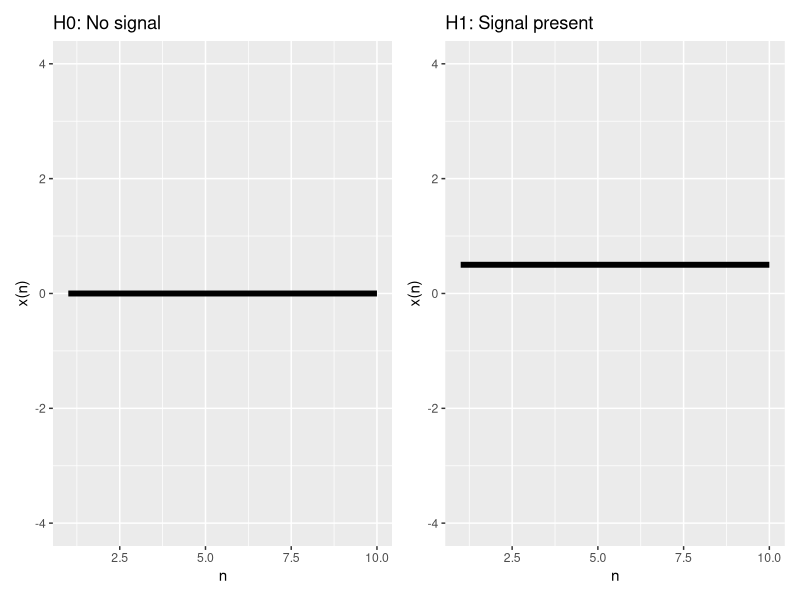
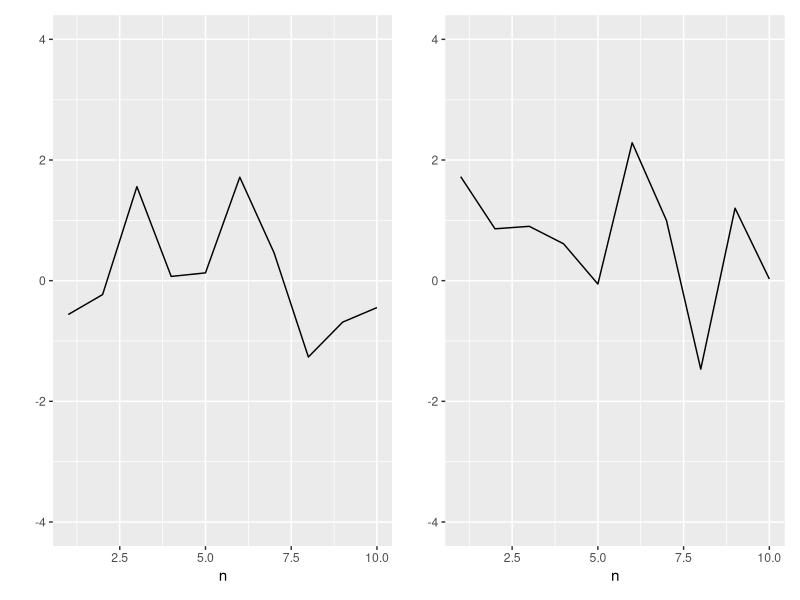
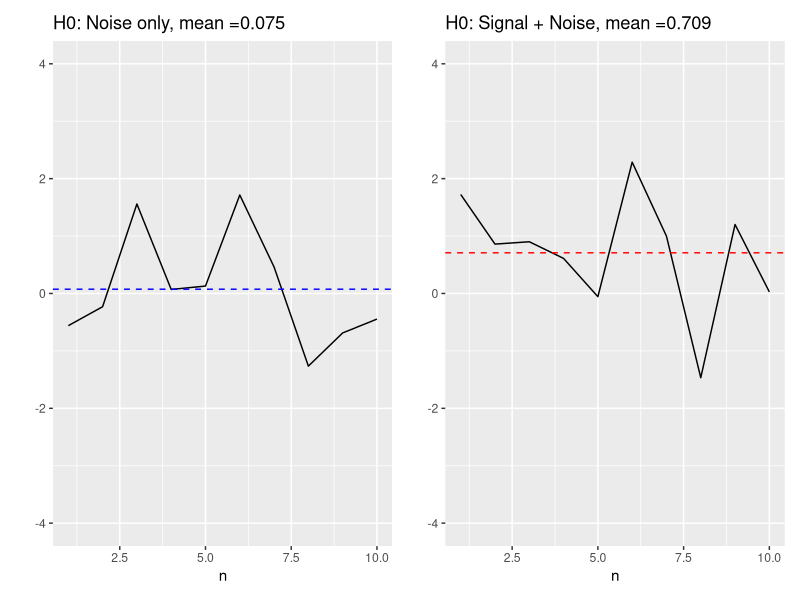
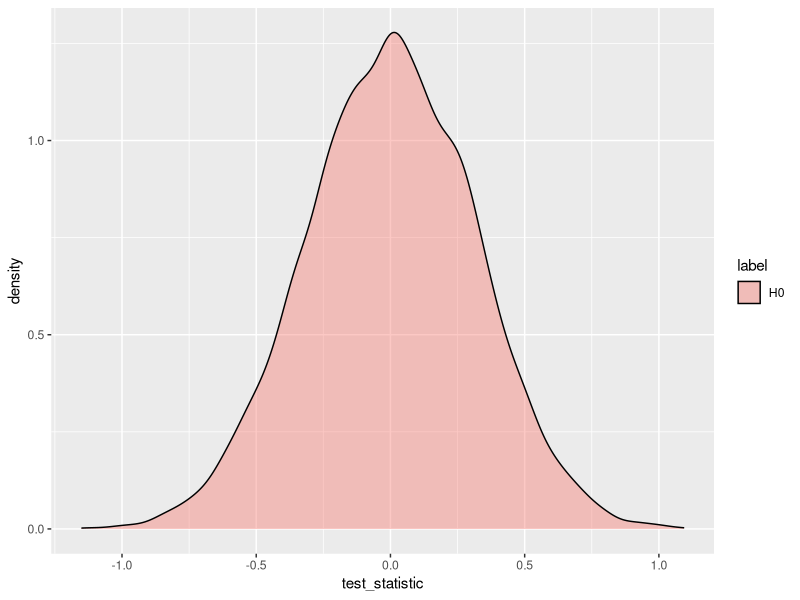
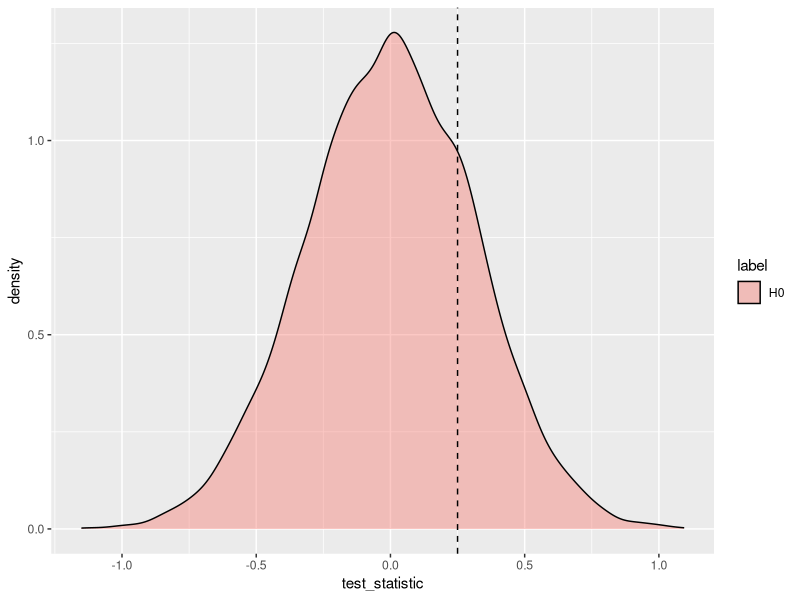
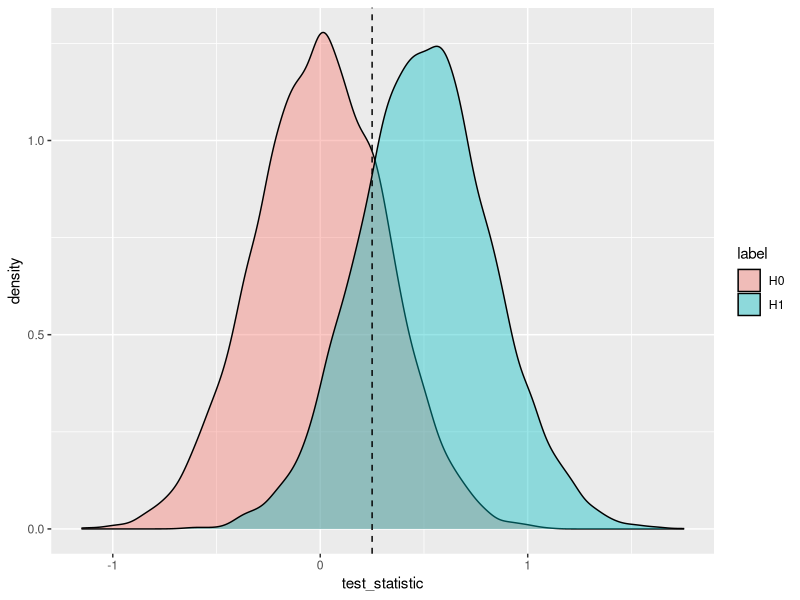
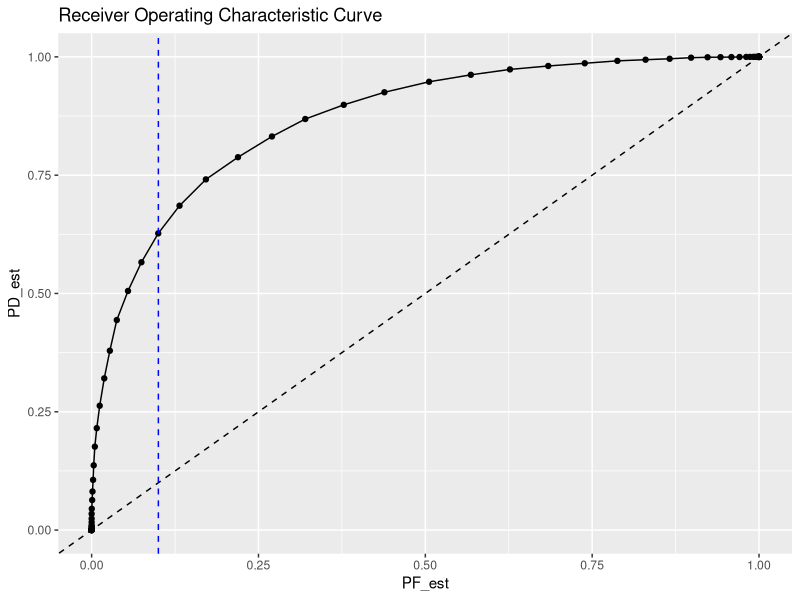

Generate these figures, in order, with R:
## ---- chunk 1
library(tidyverse)
library(ggplot2)
library(patchwork)

## ---- chunk 2
# Signal model
A <- 0.5
k <- 10

s <- rep(A, k)

dat <- data.frame('n' = seq(1, k), 's' = s)

## ---- chunk 3
ylimits <- c(-4,4)
p1 <- ggplot(dat, aes(x=n, y = 0)) + geom_line(linewidth = 2) + ylim(ylimits) + 
  ylab('x(n)') + xlab('n') + ggtitle('H0: No signal')

p2 <- ggplot(dat, aes(x=n, y = A)) + geom_line(linewidth = 2) + ylim(ylimits) + 
  ylab('x(n)') + xlab('n') + ggtitle('H1: Signal present')

p1 + p2

## ---- chunk 4
# Noise model: W ~ N(0, 1)
mu_w <- 0
var_w <- 1
sd_w <- sqrt(var_w)

set.seed(123)
w <- rnorm(k, mean = mu_w, sd = sd_w)

dat <- dat %>% bind_cols('w' = w)

# Signal + noise
x <- s + rnorm(k, mean = mu_w, sd = sd_w)
dat <- dat %>% bind_cols('x' = x)

## ---- chunk 5
p1 <- ggplot(dat, aes(x=n, y = w)) + geom_line() + ylim(ylimits) +
  ylab('')
#+
#  ggtitle("H0: Noise only")
p2 <- ggplot(dat, aes(x=n, y = x)) + geom_line() + ylim(ylimits) +
  ylab('')
#+ 
 # ggtitle("H1: Signal + Noise")
p1 + p2

## ---- chunk 6
dat %>% select(w, x) %>% colMeans()

## ---- chunk 7
dat <- dat %>% 
  bind_cols('mean_w' = dat %>% pull(w) %>% mean()) %>%
  bind_cols('mean_x' = dat %>% pull(x) %>% mean())

## ---- chunk 8
p1 <- p1 + geom_hline(yintercept = dat %>% pull(w) %>% mean(),
                      linetype = 'dashed', col = "blue") +
  ggtitle(paste0("H0: Noise only, ", 'mean =', 
                   dat %>% pull(w) %>% mean() %>%
                   round(., digits = 3))) +
  ylim(ylimits) 

p2 <- p2 + geom_hline(yintercept = dat %>% pull(x) %>% mean(),
                      linetype = 'dashed', col = "red") +
  ggtitle(paste0("H0: Signal + Noise, ", 'mean =', 
                   dat %>% pull(x) %>% mean() %>%
                   round(., digits = 3))) +
  ylim(ylimits) 

p1 + p2

## ---- chunk 9

# number of MonteCarlo trials
repM <- 10000 

# Signal model
A = 0.5
k <- 10
s <- rep(A, k)
dat <- data.frame('n' = seq(1, k), 's' = s)

# Noise model
mu_w <- 0
var_w <- 1
sd_w <- sqrt(var_w)

#w <- rnorm(k, mean = mu_w, sd = sd_w)
#dat <- dat %>% bind_cols('w' = w)

# Signal + noise
#x <- s + rnorm(k, mean = mu_w, sd = sd_w)
#dat <- dat %>% bind_cols('x' = x)
#dat <- data.frame('n' = seq(1, k), 's' = s)


# Simulate H0 case repM times: estimate PF
test_statistic_h0 = NA
for(iM in 1:repM){
  w <- rnorm(k, mean = mu_w, sd = sd_w)
  test_statistic_h0[iM] <- mean(w)
}

# Simulate H1 case repM times: estimate PD
test_statistic_h1 = NA
for(iM in 1:repM){
  x <- A + rnorm(k, mean = mu_w, sd = sd_w)
  test_statistic_h1[iM] <- mean(x)
}

dat_sim <- 
  data.frame('test_statistic' = test_statistic_h0, 
             'label' = 'H0') %>% 
  bind_rows(data.frame('test_statistic' = test_statistic_h1, 
                       'label' = 'H1')) %>%
  mutate(
    A = A
  )

#write.csv(dat_sim, 'dat_sim_A_1.csv', row.names = F)

## ---- chunk 10
ggplot(data = dat_sim %>% filter(label == 'H0'), aes(x=test_statistic, fill = label)) + 
  geom_density(alpha = 0.4) 


## ---- chunk 11
th <- A/2



ggplot(data = dat_sim %>% filter(label == 'H0'), aes(x=test_statistic, fill = label)) + 
  geom_density(alpha = 0.4) + 
  geom_vline(xintercept = th, linetype = 'dashed')

## ---- chunk 12
pf_est <- sum(test_statistic_h0 > th)/repM
pf_est
## ---- chunk 13
ggplot(data = dat_sim, aes(x=test_statistic, fill = label)) + 
  geom_density(alpha = 0.4) + 
  geom_vline(xintercept = th, linetype = 'dashed')

## ---- chunk 14
pd_est <- sum(test_statistic_h1 > th)/repM
pd_est


## ---- chunk 15
aTh <- seq(-2, 2, by = 0.05)
PD_est <- NA
PF_est <- NA

for(i in 1:length(aTh)){
  th <- aTh[i]
  PD_est[i] <- sum(test_statistic_h1 > th)/repM
  PF_est[i] <- sum(test_statistic_h0 > th)/repM
}


dat_perf <- data.frame('th'=aTh, 'PF_est' = PF_est, 'PD_est' = PD_est)

ggplot(data = dat_perf,
       aes(x = PF_est, y = PD_est)) + 
  geom_line() + geom_point() +
  geom_abline(linetype = 'dashed') + 
  ggtitle('Receiver Operating Characteristic Curve') + 
  geom_vline(xintercept = 0.1, linetype = 'dashed', color = "blue")

